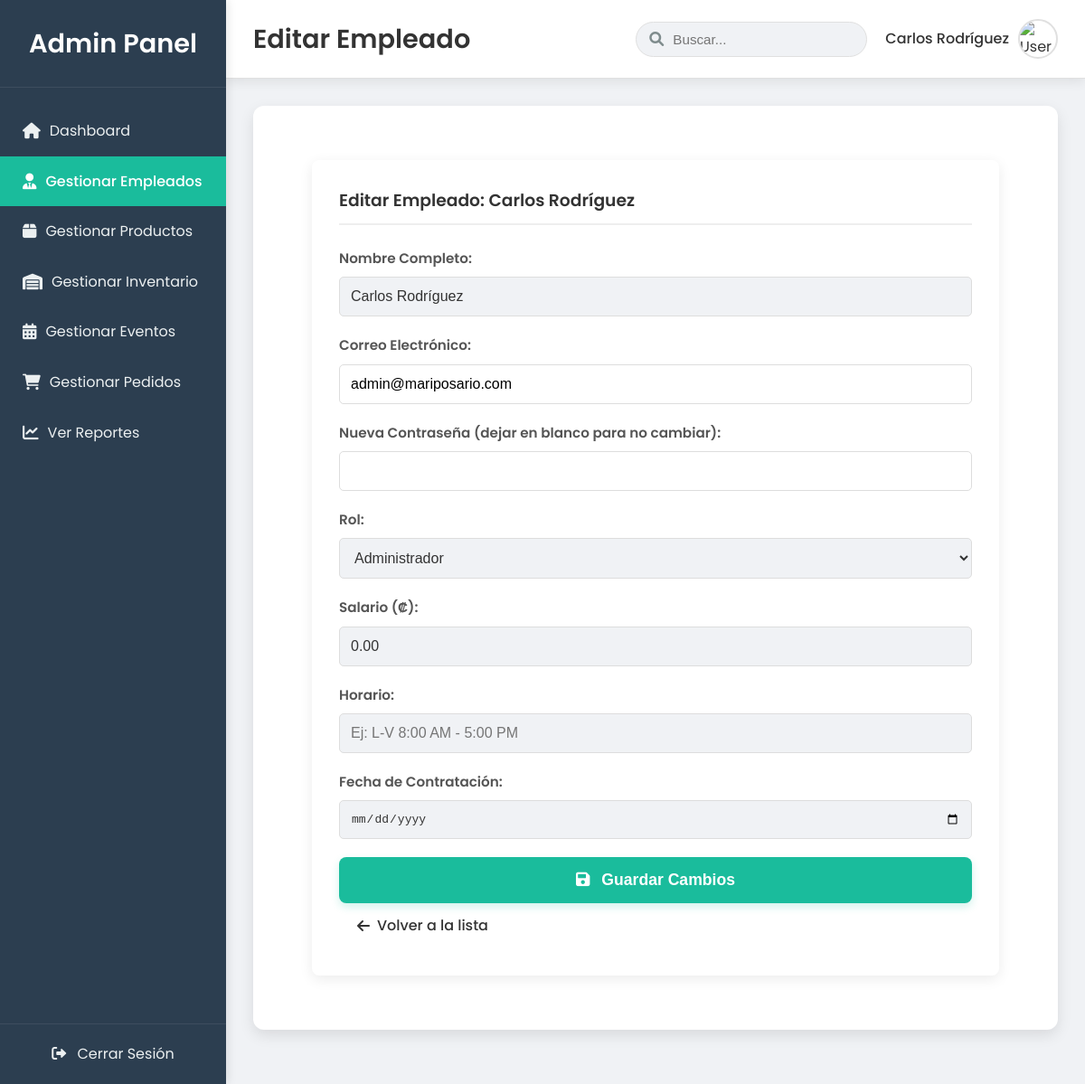
Before: /Proyecto-Mariposario/admin/edit_empleado.php?id=1 (signed in) with the older database file.
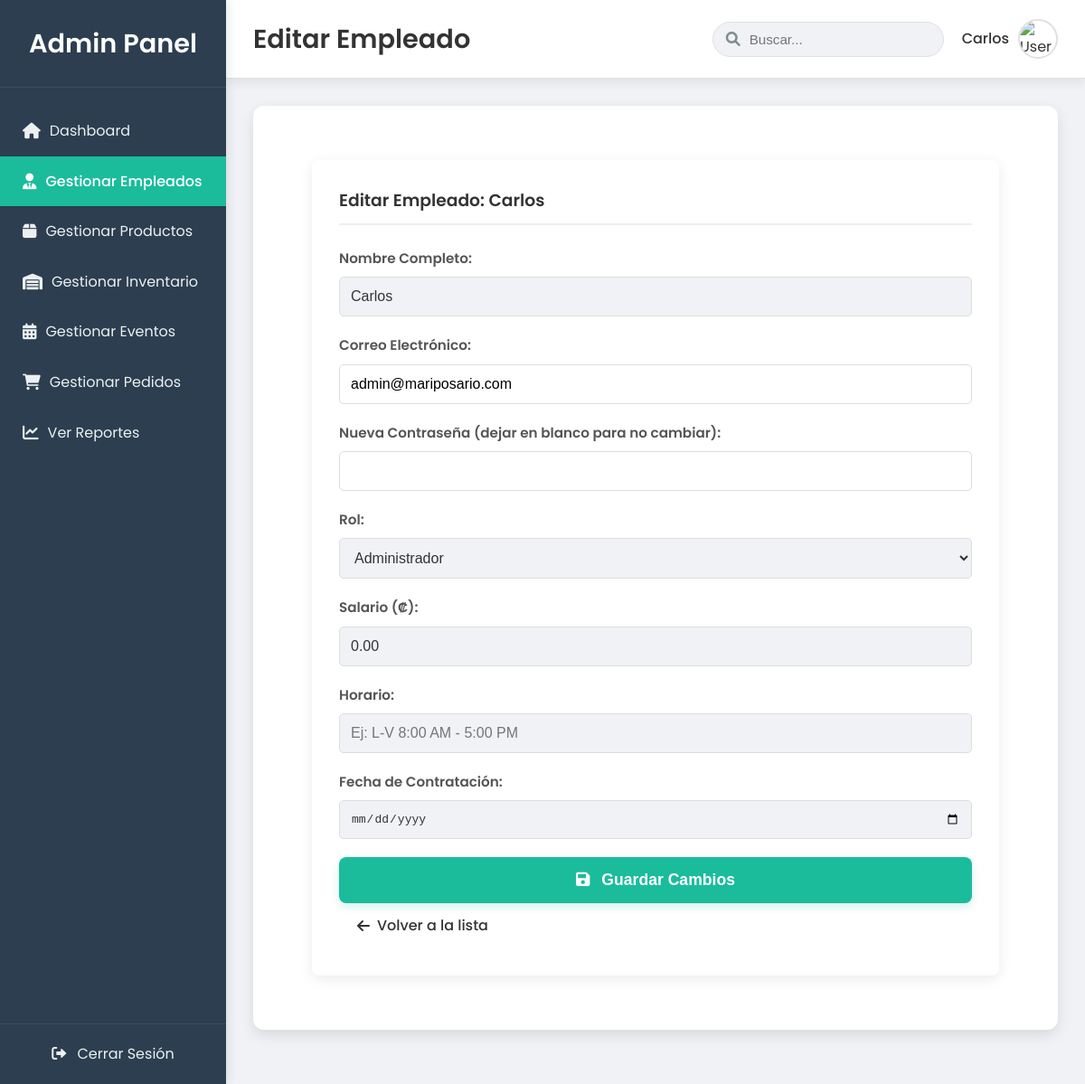
After: the same page with the newer database file.
### tables this page shows
CREATE TABLE Usuario (
    ID_Usuario INT PRIMARY KEY AUTO_INCREMENT,
    ID_Rol INT NOT NULL,
    Nombre VARCHAR(100) NOT NULL,
    Apellido VARCHAR(100),  
    Correo VARCHAR(255) UNIQUE NOT NULL,  
    Contrasena VARCHAR(255) NOT NULL,  
    Telefono VARCHAR(20),
    Direccion TEXT,  
    Fecha_Registro DATETIME DEFAULT CURRENT_TIMESTAMP,
    Estado ENUM('activo','inactivo') DEFAULT 'activo',  
    FOREIGN KEY (ID_Rol) REFERENCES Rol(ID_Rol)
);

CREATE TABLE Rol (
    ID_Rol INT PRIMARY KEY,
    Nombre VARCHAR(100) NOT NULL,
    Tipo_Notificacion VARCHAR(100),  
    Descripcion VARCHAR(300)
);

### Proyecto-Mariposario/admin/edit_empleado.php (the view, shortened to what the changed rows need)
<?php
include '../DB.php';
$page_title = 'Editar Empleado';
$empleado_usuario_id = $_GET['id'] ?? null;
$empleado_data = null;
$roles = [];
try {
    if (isset($conn) && $conn instanceof mysqli) {
        $result_roles = $conn->query("SELECT ID_Rol, Nombre FROM Rol WHERE Nombre != 'Cliente' ORDER BY Nombre ASC");
        if ($result_roles) {
            while ($row = $result_roles->fetch_assoc()) {
                $roles[] = $row;
            }
        } else {
            throw new Exception("Error al cargar roles: " . $conn->error);
        }
        $stmt_get_empleado = $conn->prepare("
            SELECT
                u.ID_Usuario,
                u.Nombre,
                u.Correo,
                u.ID_Rol,
                e.Salario,
                e.Horario,
                e.Fecha_Contratacion
            FROM
                Usuario u
            LEFT JOIN
                Empleado e ON u.ID_Usuario = e.ID_Usuario
            WHERE
                u.ID_Usuario = ?
        ");
        $stmt_get_empleado->bind_param("i", $empleado_usuario_id);
        $stmt_get_empleado->execute();
        $result_get_empleado = $stmt_get_empleado->get_result();
        if ($result_get_empleado->num_rows > 0) {
            $empleado_data = $result_get_empleado->fetch_assoc();
        } else {
            $message = "Empleado no encontrado.";
            $message_type = "danger";
            header('Location: gestion_empleados.php?message=' . urlencode($message) . '&type=' . urlencode($message_type));
            exit;
        }
    } else {
        throw new Exception("Error: La conexión a la base de datos no está disponible o no es MySQLi.");
    }
} catch (Exception | mysqli_sql_exception $e) {
    error_log("Error general al cargar/editar empleado: " . $e->getMessage());
    $message = "Error general al cargar/editar empleado: " . htmlspecialchars($e->getMessage());
    $message_type = "danger";
}
?>
<!DOCTYPE html>
<html lang="es">
<head>
    <link rel="stylesheet" href="https://cdnjs.cloudflare.com/ajax/libs/font-awesome/6.0.0-beta3/css/all.min.css">
    <link rel="stylesheet" href="../css/admin.css">
</head>
<body>
    <div class="admin-dashboard-layout">
        <div class="main-panel">
            <header class="main-panel-header">
                <div class="header-left">
                    <h2><?php echo $page_title; ?></h2>
                </div>
                <div class="header-right">
                    <div class="user-profile">
                        <span><?php echo htmlspecialchars($_SESSION['user_name'] ?? 'Admin'); ?></span>
                        <img src="../images/user-avatar.png" alt="User Avatar">
                    </div>
                </div>
            </header>
            <main class="content-area">
                <div class="admin-content">
                    <?php if ($empleado_data): ?>
                        <div class="form-container">
                            <h3>Editar Empleado: <?php echo htmlspecialchars($empleado_data['Nombre']); ?></h3>
                            <form action="edit_empleado.php?id=<?php echo htmlspecialchars($empleado_usuario_id); ?>" method="POST">
                                <div class="form-group">
                                    <label for="nombre">Nombre Completo:</label>
                                    <input type="text" id="nombre" name="nombre" value="<?php echo htmlspecialchars($empleado_data['Nombre']); ?>" required>
                                </div>
                                <div class="form-group">
                                    <label for="correo">Correo Electrónico:</label>
                                    <input type="email" id="correo" name="correo" value="<?php echo htmlspecialchars($empleado_data['Correo']); ?>" required>
                                </div>
                                <div class="form-group">
                                    <label for="contrasena">Nueva Contraseña (dejar en blanco para no cambiar):</label>
                                    <input type="password" id="contrasena" name="contrasena" minlength="6">
                                </div>
                                <div class="form-group">
                                    <label for="id_rol">Rol:</label>
                                    <select id="id_rol" name="id_rol" required>
                                        <?php foreach ($roles as $rol): ?>
                                            <option value="<?php echo htmlspecialchars($rol['ID_Rol']); ?>"
                                                <?php echo ($empleado_data['ID_Rol'] == $rol['ID_Rol']) ? 'selected' : ''; ?>>
                                                <?php echo htmlspecialchars($rol['Nombre']); ?>
                                            </option>
                                        <?php endforeach; ?>
                                    </select>
                                </div>
                                <div class="form-group">
                                    <label for="salario">Salario (₡):</label>
                                    <input type="number" id="salario" name="salario" step="0.01" min="0" value="<?php echo htmlspecialchars($empleado_data['Salario'] ?? '0.00'); ?>">
                                </div>
                                <div class="form-group">
                                    <label for="horario">Horario:</label>
                                    <input type="text" id="horario" name="horario" value="<?php echo htmlspecialchars($empleado_data['Horario'] ?? ''); ?>" placeholder="Ej: L-V 8:00 AM - 5:00 PM">
                                </div>
                                <div class="form-group">
                                    <label for="fecha_contratacion">Fecha de Contratación:</label>
                                    <input type="date" id="fecha_contratacion" name="fecha_contratacion" value="<?php echo htmlspecialchars($empleado_data['Fecha_Contratacion'] ?? ''); ?>">
                                </div>
                                <div class="button-group">
                                    <button type="submit" class="btn btn-submit"><i class="fas fa-save"></i> Guardar Cambios</button>
                                    <a href="gestion_empleados.php" class="btn btn-secondary"><i class="fas fa-arrow-left"></i> Volver a la lista</a>
                                </div>
                            </form>
                        </div>
                    <?php endif; ?>
                </div>
            </main>
        </div>
    </div>
</body>
</html>

Changed rows visible on the page:
changed usuario "admin@mariposario.com": Nombre "Carlos Rodríguez" → "Carlos"; nombre "Carlos Rodríguez" → "Carlos"
Other visible differences:
$_SESSION['user_name']: "Carlos Rodríguez" → "Carlos"
